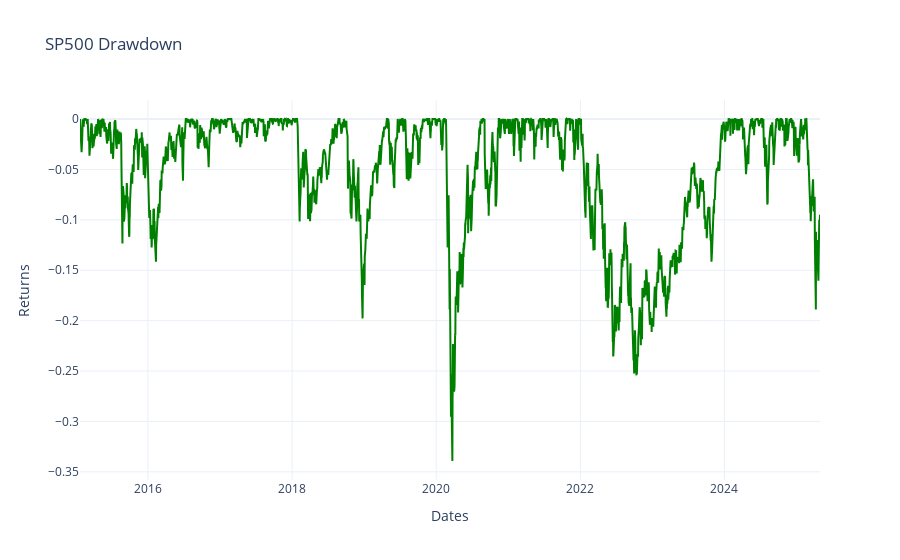

Notebook code cell kept with this figure:
### Code cell
plot_drawdown_chart(portfolio_df = SP500, 
                        chart_title = "SP500 Drawdown")

### Figure 1 — Plotly figure (JSON) as saved in the notebook; plotly's stock layout.template omitted (floating-point values rounded to 4 significant figures; data arrays with more than 128 entries replaced by an {"elided": "..."} marker saying what was removed)
{"data": [{"line": {"color": "green"}, "mode": "lines", "name": "SP500 Drawdown", "type": "scatter", "x": {"elided": "2583 str values"}, "y": {"elided": "2583 float values"}}], "layout": {"legend": {"bordercolor": "Black", "borderwidth": 1, "x": 0.01, "y": 0.99}, "title": {"text": "SP500 Drawdown"}, "xaxis": {"anchor": "y", "domain": [0, 1], "title": {"text": "Dates"}}, "yaxis": {"anchor": "x", "domain": [0, 1], "title": {"text": "Returns"}}}}
